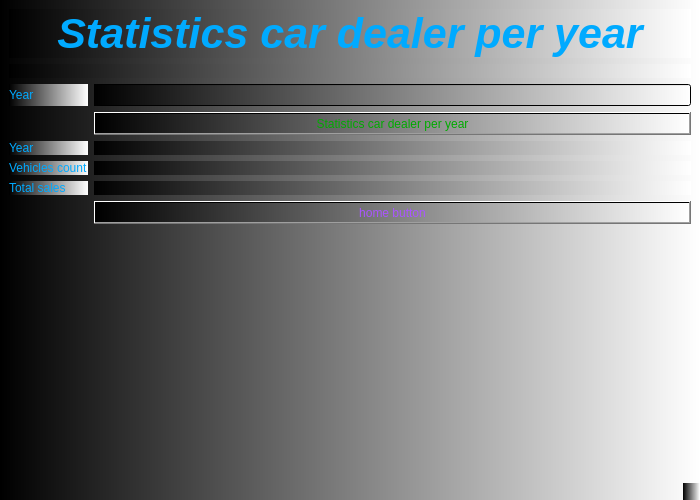
<?xml version="1.0" encoding="UTF-8"?>
<ui version="4.0">
 <class>Statisticscardealerperyear</class>
 <widget class="QMainWindow" name="Statisticscardealerperyear">
  <property name="geometry">
   <rect>
    <x>0</x>
    <y>0</y>
    <width>700</width>
    <height>500</height>
   </rect>
  </property>
  <property name="font">
   <font>
    <pointsize>12</pointsize>
    <italic>true</italic>
    <bold>true</bold>
   </font>
  </property>
  <property name="windowTitle">
   <string>Statistics car dealer per year</string>
  </property>
  <property name="windowIcon">
   <iconset resource="MYPICTURES.qrc">
    <normaloff>:/picture/product.png</normaloff>:/picture/product.png</iconset>
  </property>
  <property name="toolTip">
   <string>Statistics car dealer per year</string>
  </property>
  <property name="styleSheet">
   <string notr="true">color: rgb(0, 170, 255);
background-color: qlineargradient(spread:pad, x1:0, y1:0, x2:1, y2:0, stop:0 rgba(0, 0, 0, 255), stop:1 rgba(255, 255, 255, 255));</string>
  </property>
  <widget class="QWidget" name="centralwidget">
   <layout class="QGridLayout" name="gridLayout_2">
    <item row="0" column="0">
     <layout class="QGridLayout" name="gridLayout">
      <item row="8" column="1">
       <spacer name="verticalSpacer_2">
        <property name="orientation">
         <enum>Qt::Vertical</enum>
        </property>
        <property name="sizeHint" stdset="0">
         <size>
          <width>20</width>
          <height>40</height>
         </size>
        </property>
       </spacer>
      </item>
      <item row="5" column="1">
       <widget class="QLabel" name="label_vehicles_count">
        <property name="text">
         <string/>
        </property>
       </widget>
      </item>
      <item row="2" column="0">
       <widget class="QLabel" name="label_5">
        <property name="text">
         <string>Year</string>
        </property>
       </widget>
      </item>
      <item row="6" column="0">
       <widget class="QLabel" name="label_9">
        <property name="text">
         <string>Total sales</string>
        </property>
       </widget>
      </item>
      <item row="7" column="0" rowspan="2">
       <spacer name="verticalSpacer">
        <property name="orientation">
         <enum>Qt::Vertical</enum>
        </property>
        <property name="sizeHint" stdset="0">
         <size>
          <width>20</width>
          <height>40</height>
         </size>
        </property>
       </spacer>
      </item>
      <item row="1" column="0" colspan="2">
       <widget class="QLabel" name="label_picture">
        <property name="text">
         <string/>
        </property>
        <property name="alignment">
         <set>Qt::AlignCenter</set>
        </property>
       </widget>
      </item>
      <item row="3" column="1">
       <widget class="QPushButton" name="pushButton_statisticssellerpermonth">
        <property name="styleSheet">
         <string notr="true">color: rgb(0, 170, 0);</string>
        </property>
        <property name="text">
         <string>Statistics car dealer per year</string>
        </property>
       </widget>
      </item>
      <item row="4" column="1">
       <widget class="QLabel" name="label_month_year">
        <property name="text">
         <string/>
        </property>
       </widget>
      </item>
      <item row="0" column="0" colspan="2">
       <widget class="QLabel" name="label">
        <property name="font">
         <font>
          <pointsize>32</pointsize>
          <italic>true</italic>
          <bold>true</bold>
         </font>
        </property>
        <property name="text">
         <string>Statistics car dealer per year</string>
        </property>
        <property name="alignment">
         <set>Qt::AlignCenter</set>
        </property>
       </widget>
      </item>
      <item row="5" column="0">
       <widget class="QLabel" name="label_8">
        <property name="text">
         <string>Vehicles count</string>
        </property>
       </widget>
      </item>
      <item row="4" column="0">
       <widget class="QLabel" name="label_7">
        <property name="text">
         <string>Year</string>
        </property>
       </widget>
      </item>
      <item row="7" column="1">
       <widget class="QPushButton" name="pushButton_home_page">
        <property name="styleSheet">
         <string notr="true">color: rgb(170, 85, 255);</string>
        </property>
        <property name="text">
         <string>home button</string>
        </property>
       </widget>
      </item>
      <item row="6" column="1">
       <widget class="QLabel" name="label_total_sale">
        <property name="text">
         <string/>
        </property>
       </widget>
      </item>
      <item row="2" column="1">
       <widget class="QLineEdit" name="lineEdit_date_year"/>
      </item>
     </layout>
    </item>
   </layout>
  </widget>
  <widget class="QMenuBar" name="menubar">
   <property name="geometry">
    <rect>
     <x>0</x>
     <y>0</y>
     <width>700</width>
     <height>26</height>
    </rect>
   </property>
  </widget>
  <widget class="QStatusBar" name="statusbar"/>
 </widget>
 <resources>
  <include location="MYPICTURES.qrc"/>
 </resources>
 <connections/>
</ui>
